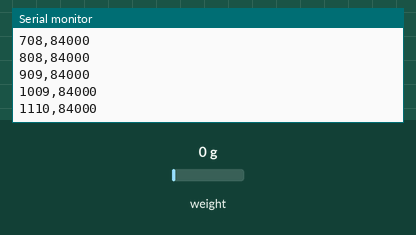
A sketch run on a simulated Arduino Mega 2560, built with avr-gcc and run on an emulated ATmega2560. On the bench: the last lines printed to the serial monitor. Wiring (inferred from the names in the program): HX711 load-cell converter: data pin 2; SCK pin 3. The inputs (shaded band) are chosen by the test bench; at power-on: weight on the scale 0 g.

Above: at 1.2 s.
1.3 s: weight on the scale set to 100 g
At 1.32 s:
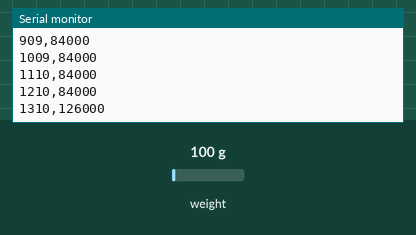
2.8 s: weight on the scale set to 1250 g
At 2.82 s:
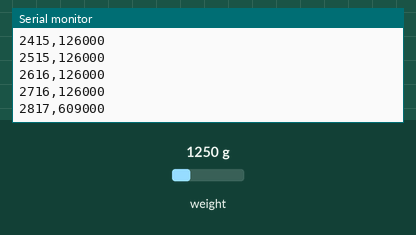
Timing chart, 0 to 5.8 s (numbered marks = the images above; inputs shaded):
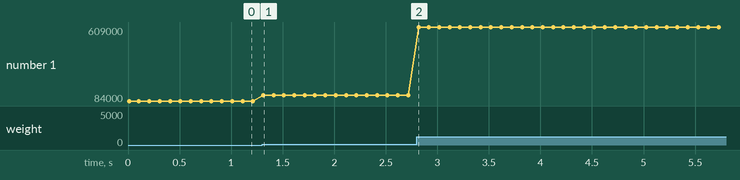

Measured:
- after the input at 1.3 s, the serial monitor: prints a new line at once (image 1)
- plotted number 1: 84000 → 126000 after the input at 1.3 s

The sketch:

hx711_raw_counts.ino
```cpp
// hx711_raw_counts.ino
// Bench bring-up, walk-through step 3 (docs/electronics_walkthrough.md section 6):
// reads raw counts from the SparkFun HX711 board and prints each reading over USB.
//
// Wiring (drawing sheet 12, DECISIONS.md D-018):
//   HX711 DAT -> Mega pin 2      HX711 CLK -> Mega pin 3
//   HX711 VCC and VDD -> 5V      HX711 GND -> GND
//   Load cell: red -> RED, black -> BLK, white -> WHT, green -> GRN (YLW empty)
//
// Output (Serial Monitor, 115200 baud), one line per reading:
//   time_ms,counts
//   time_ms : milliseconds since the board reset
//   counts  : raw HX711 reading, channel A, gain 128. A signed whole number from -8388608 to 8388607,
//             in ADC counts. No calibration is applied: grams come later, from the calibration run.
// Lines starting with '#' are messages, not data.
//
// The gap between time_ms values shows the HX711's sample rate, set by its RATE jumper:
//   about 100 ms apart = 10 samples/s, about 12.5 ms apart = 80 samples/s.
//
// AVERAGE_OVER sets how many readings go into each printed line (their mean, cut to a whole count toward zero):
//   1  = every raw reading (about 10 lines a second at the RATE found on 2026-11-23);
//   10 = one line a second, short enough to copy a whole penny test from the Serial Monitor.
// The gap rule above then applies per reading, not per line.
//
// For the Serial Plotter, set FOR_PLOTTER to true and upload again: it then prints only the counts.
//
// No library needed. Protocol from the HX711 datasheet (resources/notes/HX711.md): DAT goes LOW when a
// reading is ready; 24 clock pulses shift it out, most significant bit first; a 25th pulse selects
// channel A, gain 128 for the next reading. CLK held HIGH for more than 60 us powers the chip down,
// so the pulses are kept short.

const uint8_t PIN_DAT = 2;
const uint8_t PIN_CLK = 3;
const bool FOR_PLOTTER = false;
const uint8_t AVERAGE_OVER = 1;

void setup() {
  Serial.begin(115200);
  pinMode(PIN_DAT, INPUT);
  pinMode(PIN_CLK, OUTPUT);
  digitalWrite(PIN_CLK, LOW);  // LOW = HX711 awake

  if (FOR_PLOTTER) {
    Serial.println(F("counts"));
  } else {
    Serial.println(F("# hx711_raw_counts: channel A, gain 128. Ignore the first second (settling)."));
    Serial.print(F("# each line: mean of "));
    Serial.print(AVERAGE_OVER);
    Serial.println(F(" reading(s)"));
    Serial.println(F("time_ms,counts"));
  }
}

long readHX711() {
  unsigned long value = 0;

  noInterrupts();  // keep every CLK HIGH pulse far below 60 us
  for (uint8_t i = 0; i < 24; i++) {
    digitalWrite(PIN_CLK, HIGH);
    delayMicroseconds(1);
    value = (value << 1) | (digitalRead(PIN_DAT) == HIGH ? 1UL : 0UL);
    digitalWrite(PIN_CLK, LOW);
    delayMicroseconds(1);
  }
  // 25th pulse: next reading on channel A, gain 128
  digitalWrite(PIN_CLK, HIGH);
  delayMicroseconds(1);
  digitalWrite(PIN_CLK, LOW);
  interrupts();

  // The 24-bit reading is two's complement: copy the sign bit into the top 8 bits.
  if (value & 0x800000UL) {
    value |= 0xFF000000UL;
  }
  return (long)value;
}

// Waits for DAT to go LOW (reading ready), complaining once a second if it never does, then reads.
long waitAndRead() {
  unsigned long waitStart = millis();
  while (digitalRead(PIN_DAT) == HIGH) {
    if (millis() - waitStart > 1000) {
      Serial.println(F("# No reading from the HX711 for 1 s: check VCC, VDD, GND, DAT on pin 2, CLK on pin 3."));
      waitStart = millis();
    }
  }
  return readHX711();
}

void loop() {
  long sum = 0;  // at most 255 x 8388608, well inside a long
  for (uint8_t i = 0; i < AVERAGE_OVER; i++) {
    sum += waitAndRead();
  }
  long counts = sum / AVERAGE_OVER;

  if (FOR_PLOTTER) {
    Serial.println(counts);
  } else {
    Serial.print(millis());
    Serial.print(',');
    Serial.println(counts);
  }
}
```
